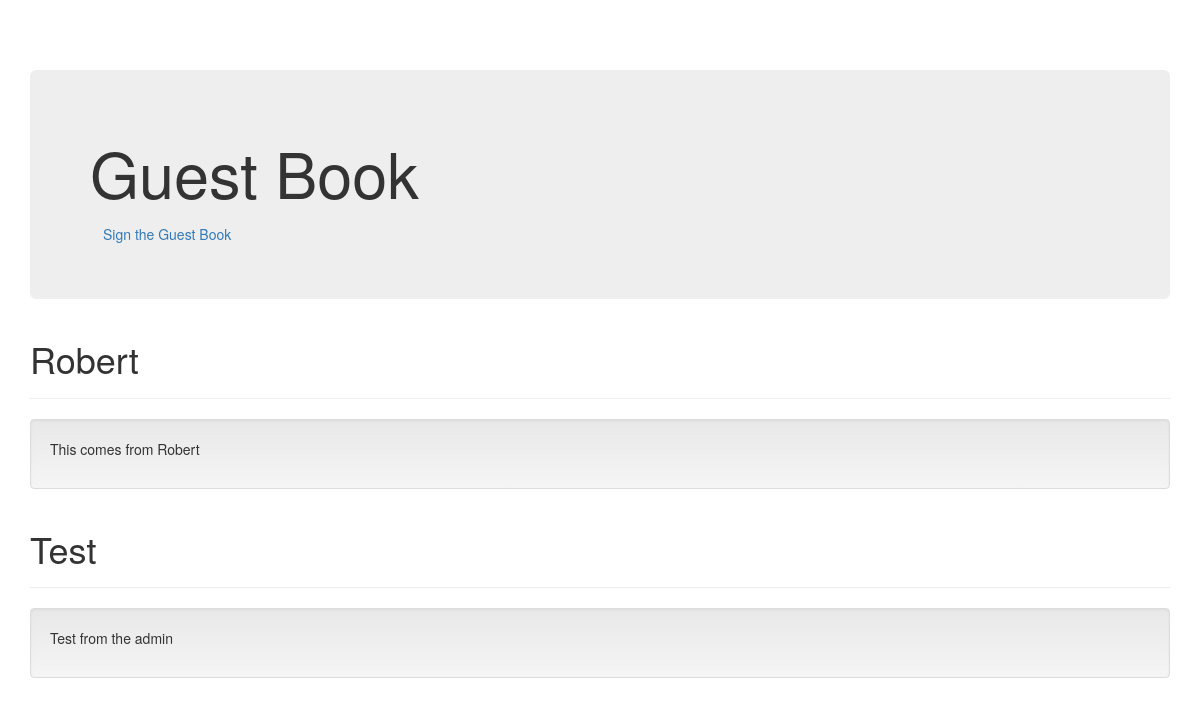
Before: / with the older database file.
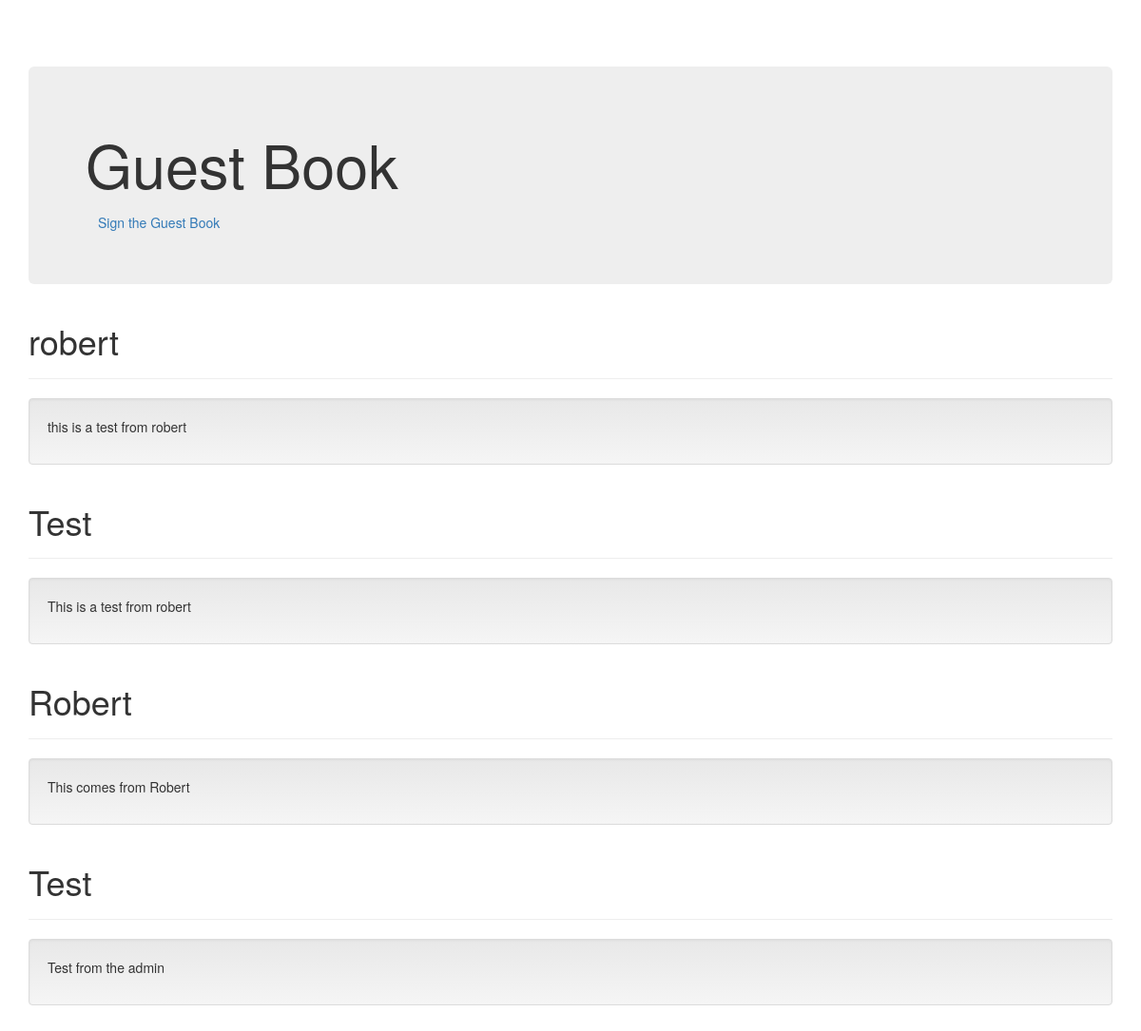
After: the same page with the newer database file.
### home/models.py (models this page shows, shortened)
class Comment(models.Model):
	name = models.CharField(max_length=20)
	comment = models.TextField()
	date_added = models.DateTimeField(default=timezone.now)

### home/views.py (the view)
# urls.py: path('', views.index, name="index"),
def index(request):
	comments = Comment.objects.order_by("-date_added")
	context = {
	"comments" : comments
	}
	return render(request, "home/index.html", context)

### home/templates/home/index.html (shortened to what this page needs)
{% load static %}
<!DOCTYPE html>
<html lang="en">
  <head>
    <link href="{% static 'home/bootstrap.min.css' %}" rel="stylesheet">
    <link href="{% static 'home/bootstrap-theme.min.css' %}" rel="stylesheet">
    <link href="{% static 'home/theme.css' %}" rel="stylesheet">
  </head>
  <body>
    <div class="container theme-showcase" role="main">
      <div class="jumbotron">
        <h1>Guest Book</h1>
        <a type="button" class="btn btn-link" href="sign">Sign the Guest Book</a>
      </div>
      {% for x in comments %}
      <div class="page-header">
        <h1>{{ x.name  }}</h1>
      </div>
      <div class="well">
        <p> {{ x.comment }} </p>
      </div>
      {% endfor %}
    </div>
  </body>
</html>

### home/static/home/theme.css (style rules this page uses)
body { padding-top: 70px; padding-bottom: 30px; }

Changed rows visible on the page:
added Comment: name "robert", comment "this is a test from robert"
added Comment: name "Test", comment "This is a test from robert"
